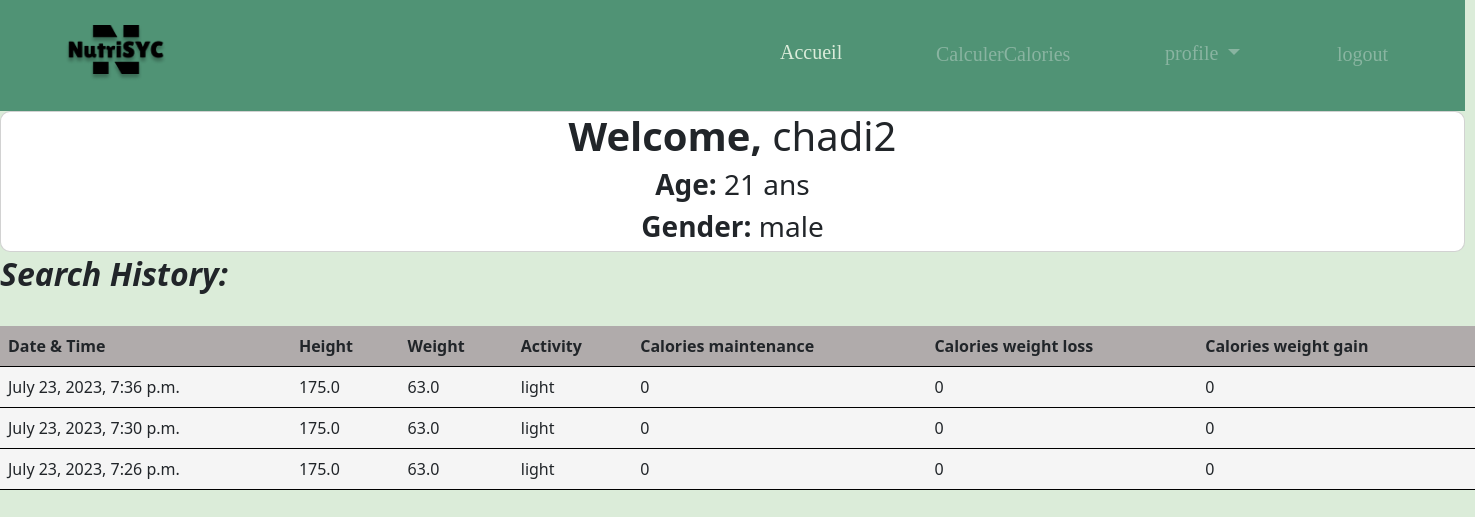
The page /profile (signed in) on the database its author committed.
### users/models.py (models this page shows, shortened)
class History(models.Model):
    user = models.ForeignKey(User, on_delete=models.CASCADE)
    age = models.IntegerField()
    gender = models.CharField(max_length=10)
    weight = models.FloatField()
    height = models.FloatField()
    activity = models.CharField(max_length=20)
    calories_maintenance = models.DecimalField(max_digits=8, decimal_places=0, default=0.0)
    calories_weight_loss = models.DecimalField(max_digits=8, decimal_places=0, default=0.0)
    calories_weight_gain = models.DecimalField(max_digits=8, decimal_places=0, default=0.0)
    timestamp = models.DateTimeField(auto_now_add=True)

### users/views.py (the view)
# urls.py: path('profile', views.Hprofile, name='profile'),
def Hprofile(request):
    if request.user.is_authenticated:
        search_history = History.objects.filter(user=request.user).order_by('-timestamp')
        uage = search_history.first()
        user_age = uage.age
        user_gender = uage.gender
        return render(request, 'users/profile.html', {'search_history': search_history , 'user_age': user_age ,'user_gender':user_gender })
    else:
     return render(request, 'users/profile.html')

### users/templates/users/profile.html (shortened to what this page needs)
{% load static %}
<!DOCTYPE html>
<html lang="en">
<head>
    <link href="https://cdn.jsdelivr.net/npm/bootstrap@5.3.1/dist/css/bootstrap.min.css" rel="stylesheet" >
</head>
<body>
    <div class="Header" style="width: 1465px; height: 111px; position: relative ;background-color: #509375;">
        <div class="Header" style="width: 1440px; height: 111px; left: 0px; top: 0px; position: absolute; background: rgba(254, 255, 249, 0)"></div>
        <img class="NutrisycHighResolutionLogoBlackOnTransparentBackground1" style="width: 102px; height: 56px; left: 65px; top: 25px; position: absolute; ; " src="{% static 'css/images/nutrisyc-high-resolution-logo-black-on-transparent-background 1.png' %}" alt="Image description" />
          <a href="first">
            <div class="Accueil" style="left: 780px; top: 37px; position: absolute; color: #DBECDA; font-size: 20px; font-family: Knewave; font-weight: 400; word-wrap: break-word">Accueil </div>
        </a>
        <a href="{% url 'cal_calc' %} ">
           <div class="Calculercalories" style="left: 936px; top: 39px; position: absolute; color: #89B4A1; font-size: 20px; font-family: Knewave; font-weight: 400; word-wrap: break-word">CalculerCalories</div>
         </a>
           <nav class="navbar" style="left: 1165px; top: 22px; position: absolute; color: #89B4A1; font-size: 20px; font-family: Knewave; font-weight: 400; word-wrap: break-word">
            <ul class="navbar-nav">
              <li class="nav-item dropdown">
                <a class="nav-link dropdown-toggle"  role="button" data-bs-toggle="dropdown" aria-expanded="false">
                  profile
                </a>
              </li>
            </ul>
        </div>
           <a href="{% url 'logout' %}">
            <div class="SeConnecter" style="left: 1337px; top: 39px; position: absolute; color: #89B5A1; font-size: 20px; font-family: Knewave; font-weight: 400; word-wrap: break-word">logout</div>
          </a>
    {% if user.is_authenticated %}
    <div class="card">
      <h1><b>Welcome, </b>{{ user.username }} </h1>
      {% if user_age %}
        <h3><b> Age: </b>{{ user_age }} ans</h3>
      {% endif %}
      {% if user_gender %}
        <h3><b> Gender: </b>{{ user_gender }} </h3>
      {% endif %}
    </div>
    <h2><b>Search History:</b></h2><br>
    <table class="tt">
        <thead>
            <tr>
                <th>Date & Time</th>
                <th>Height</th>
                <th>Weight</th>
                <th>Activity</th>
                <th>Calories maintenance</th>
                <th>Calories weight loss</th>
                <th>Calories weight gain</th>
            </tr>
        </thead>
        <tbody>
            {% for i in search_history %}
            <tr>
                <td>{{ i.timestamp }}</td>
                <td>{{ i.height }}</td>
                <td>{{ i.weight }}</td>
                <td>{{ i.activity }}</td>
                <td id="clr">{{ i.calories_maintenance }}</td>
                <td id="clr" >{{ i.calories_weight_loss }}</td>
                <td id="clr" >{{ i.calories_weight_gain }}</td>
            </tr>
            {% endfor %}
        </tbody>
    </table>
    {% else %}
        <h1>Welcome to the Profile Page!</h1>
        <p>Please log in to view your search history.</p>
        <a href="/login"><button type="submit" class="btn btn-primary">Se connecter</button></a>
    {% endif %}
</body>
</html>

### users/templates/users/profile.html (style rules this page uses)
body { background-color: #DBECD9; }
.tt { width: 100%; margin-top: 50px; }
.tt th, .tt td { padding: 8px; text-align: left; border-bottom: 1px solid black; }
.tt th { background-color: rgb(176, 171, 171); }
tbody { background-color: whitesmoke; }
h2 { font-weight: 500; position: absolute; top: 255px; font-style: italic; }
.nav-link { color: #89B4A1; }
.card { width: 1465px; border-radius: 10px; text-align: center; }

### rows shown on the page
History: gender "male", timestamp "July 23, 2023, 7:36 p.m.", height "175.0", weight "63.0", activity "light", calories_maintenance "0", calories_weight_loss "0", calories_weight_gain "0"
History: timestamp "July 23, 2023, 7:30 p.m.", height "175.0", weight "63.0", activity "light", calories_maintenance "0", calories_weight_loss "0", calories_weight_gain "0"
History: timestamp "July 23, 2023, 7:26 p.m.", height "175.0", weight "63.0", activity "light", calories_maintenance "0", calories_weight_loss "0", calories_weight_gain "0"

### other values the page prints
{{ user.username }} "chadi2"
{{ user_age }} "21"
